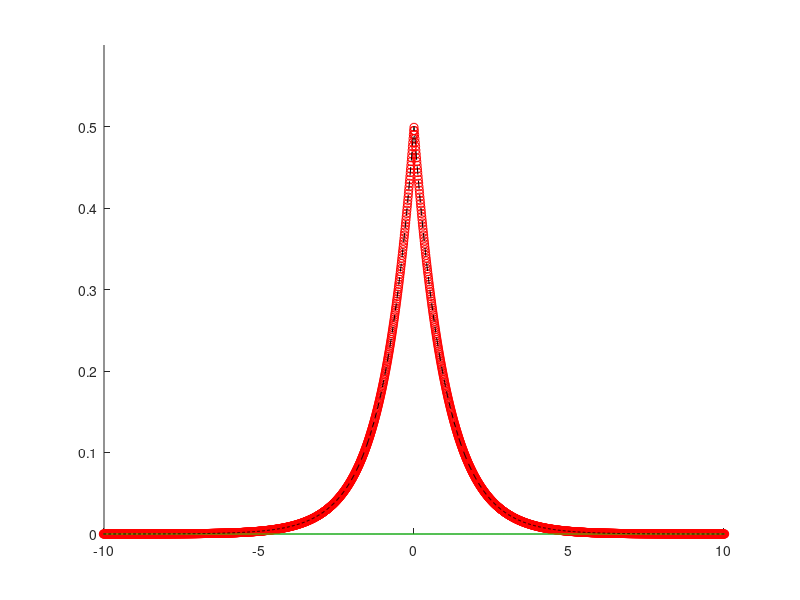

Write the MATLAB code that produced this figure. (Note: this script raises an error after producing the figure.)
%% Numerical checks of the Fourier Transforms

% =========================
%  Laplace <--> Lorentzian
% =========================

% To help us understand how the FFT algorithm works, we can perform the
% fourier transform on functions that we already have an analytical
% solution to and then compare.

clear all
close all

%% STEP 1: Grids
% Since we are working with a numerical algorithm we need an appropriate
% grid over which to work. As a rule its always best to define the number
% of grid points to be a power of 2. 

% Essentially there are two grids we need to consider:
%   - Real space
%   - Fourier space

% These two grids are related through the Nyquist relation. But which
% version of the relation depends on which space we are working in:
%   1. Pulse Space
%   dx * dxi = 2*pi/N
%
%   2. Frequency Space
%   dx * dnu = 1/N

% The difference lies in the factor 2*pi and we need to be careful to
% understand which one is correct.

% GRID IN REAL SPACE
N = 2048; % The number of grid points
dx = 0.01; % Step size of the grid in real space
upperx = N*dx; % Upper truncation limit in real space
x = dx*(-N/2:N/2-1); % Grid in real space

% GRID IN FOURIER SPACE (Pulsation)
dxi = (2*pi)/(N*dx); % Step size of the grid in fourier space
upperxi = N*dxi; % Upper truncation limit in fourier space
xi = dxi*(-N/2:N/2-1); % Grid in fourier space

% GRID IN FOURIER SPACE (Frequency)
dnu = 1/(N*dx); % Step size of the grid in fourier space
uppernu = N*dnu; % Upper truncation limit in fourier space
nu = dnu*(-N/2:N/2-1); % Grid in fourier space

% Notice that we use shift the grid points to be centred at 0 and symmetric
% either side. We will need to apply a correction to account for this later

%% STEP 2: Functions

% Laplace function:
% f(x) = 1/2b * exp(-abs(x)/b), with b: scale parameter; or
% f(x) = a/2 * exp(-a*abs(x)),  with a: activity parameter
% We can see that a (or lambda) = 1/b

% Lorentz function (Pulsation):
% f(xi) = 1 / (1 + b^2 xi^2); or
% f(xi) = a^2 / (a^2 + xi^2)

% Lorentz function (Frequency):
% f(nu) = 1 / (1 - (2*b*pi*nu)^2); or
% f(nu) = a^2 / (a^2 + (2*pi*nu)^2)

% We will work with the second form as its easier for inputs

% ANALYTICAL expressions
% -----------------------------
a = 1; % Activity parameter

fa = 0.5*a*exp(-a*abs(x)); % Laplace
% We will use this to check that the inverse numerical FFT does a good
% approximation of the analytical expression

Fa_p = a^2./(a^2 + xi.^2); % Lorentz (Pulsation)
% We will use this to check that the numerical FFT does a good
% approximation of the analytical expression

Fa_f = a^2./(a^2 + (2*pi*nu).^2) ; % Lorentz (Frequency)
% We will use this to check that the numerical FFT does a good
% approximation of the analytical expression

% NUMERICAL approximations
% -----------------------------
% Unfortunately, the definition of the FFT algorithm uses a different
% format for the Fourier Transform. Where we are used to the the FT having
% a positive exponent and FT^-1 having a negative component, the algorithm
% does the opposite, meaning we need to use:
%   ifft for our Fourier Transform
%    fft for our inverse Fourier Transform

% The algorithm was also designed such that the point 0 is the further left
% grid point, i.e. index(1). But our grid is symmetrically defined over the
% interval [-N/2:N/2], so we need to use the i/fftshift function.
% This works by swapping the positions of the vector to put the zero
% position in the 'correct' place. E.g.
% [-3,-2,-1,0,1,2] ---> [0,1,2,-3,-2,-1]
% But we need to undo this correction afterwards

Fn = fftshift(ifft(ifftshift(fa)))*upperx;

fn_p = fftshift(fft(ifftshift(Fa_p)))/upperx;

fn_f = fftshift(fft(ifftshift(Fa_f)))/upperx;

%% STEP 3: Graphical check

close all

figure(1)
hold on;
plot(x,real(fn_p),'ro')
plot(x,imag(fn_p),'g')
plot(x,fa,'--k')
axis([-10 10 0 0.6])
title('Pulsation Space: Numerical Inversion of Analytical FT: $\hat{f}(\xi)$',Interpreter='latex')
xlabel('x')
ylabel('f')
legend('Re(fn)','Im(fn)','fa')

figure(2)
hold on;
plot(x,real(fn_f),'bo')
plot(x,imag(fn_f),'g')
plot(x,fa,'--k')
axis([-10 10 0 0.6])
title('Frequency Space: Numerical Inversion of Analytical FT: $\hat{f}(\nu)$',Interpreter='latex')
xlabel('x')
ylabel('f')
legend('Re(fn)','Im(fn)','fa')

figure(3)
hold on;
plot(xi,real(Fn),'ko')
plot(xi,imag(Fn),'m')
plot(xi,Fa_p,'--r')
axis([-20 20 0 1])
title('$\xi$ space - Forward Numerical FT of Analytical expression: $f(x)$',Interpreter='latex')
xlabel('\xi')
ylabel('F')
legend('Re(Fn)','Im(Fn)','Fa_p')

figure(4)
hold on;
plot(nu,real(Fn),'ko')
plot(nu,imag(Fn),'m')
plot(nu,Fa_f,'--b')
axis([-10/pi 10/pi 0 1])
title('$\nu$ space - Forward Numerical FT of Analytical expression: $f(x)$',Interpreter='latex')
xlabel('\nu')
ylabel('F')
legend('Re(Fn)','Im(Fn)','Fa_f')





